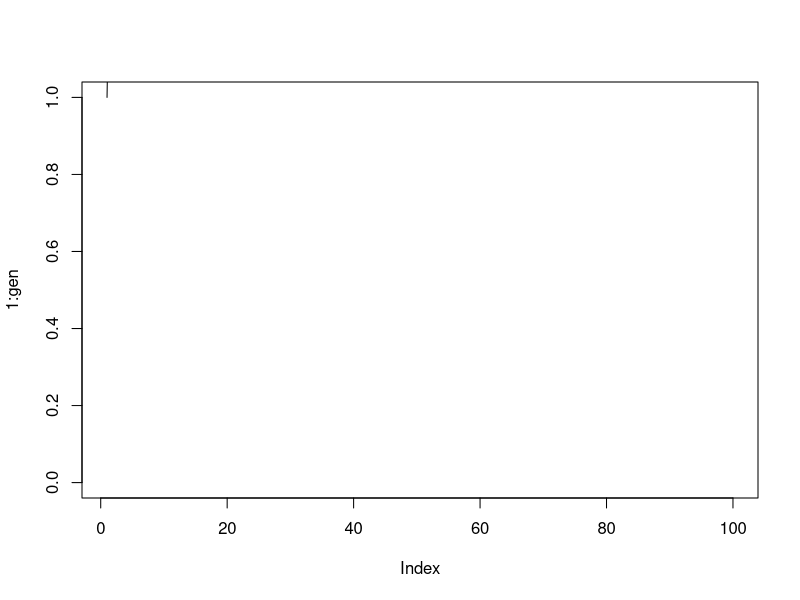

Here is the R script that generated this plot: (Note: this script raises an error after producing the figure.)


N <- 50  # size
gen <- 100 # generations
nrepl <- 10 # number of replicates
fA <- 0.50


plot(x=1:gen, type="l", ylim=c(0,1))
for (j in 1:nrepl) {
  # different initial start
  fA=rbinom(1, 2*N, fA) / (2*N)
  for(i in 1:nrepl){
    f=rbinom(1, 2*N, fA) / (2*N)
    freqs=c(freqs,f)
  }
  lines(x=1:gen, y=freqs,color=rainbow(j))
}

plot(x=1:gen, type="l", ylim=c(0,1))
for (j in 1:nrepl) {
  freqs <- c(rep(0,gen))
  freqs[1] <- fA
  for(i in 2:gen) {
    fA <- rbinom(1, 2*N, fA) / (2*N)
    freqs[i] <- fA
  }
lines(x=1:gen, y=freqs, col=rainbow(nrepl)[j])
}